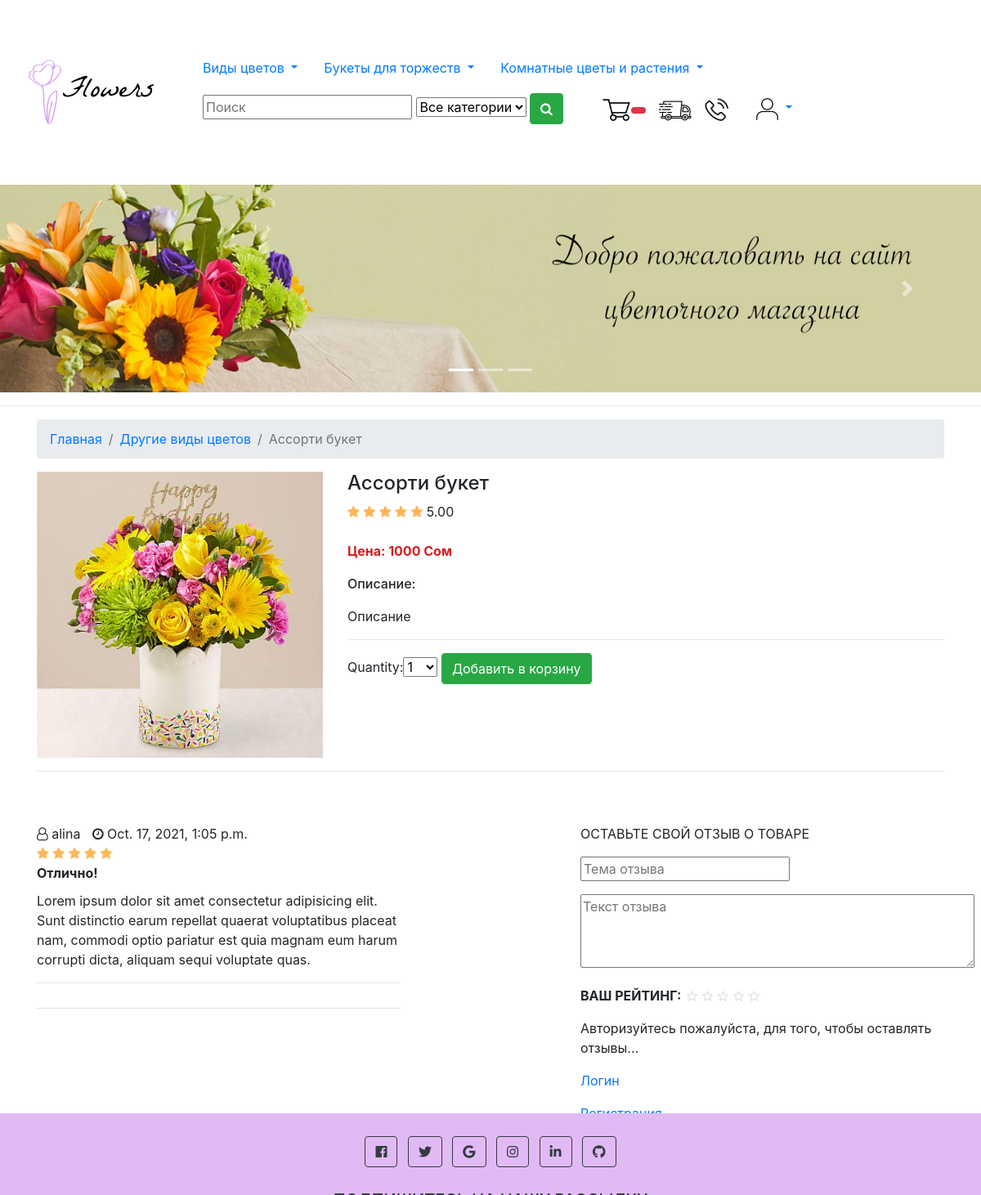
Page /20/assorti-buket/ on the committed database.
### mainapp/models.py (models this page shows, shortened)
class Product(models.Model):
    name = models.CharField(max_length=200, verbose_name="Название товара")
    category = models.ForeignKey(Category, verbose_name="Категория",on_delete=models.CASCADE)
    slug = models.SlugField(max_length=200, db_index=True)
    image = models.ImageField(upload_to='media', blank=True, verbose_name="Картинка")
    description = models.TextField(blank=True, verbose_name="Описание")
    price = models.IntegerField(default=0, verbose_name="Цена")
    stock = models.PositiveIntegerField(verbose_name="Количество в наличии")
    available = models.BooleanField(default=True, verbose_name="Доступен")
    created = models.DateTimeField(auto_now_add=True, verbose_name='Создан')
    updated = models.DateTimeField(auto_now=True, verbose_name='Обновлен')
    def averagereview(self):
        reviews = Comment.objects.filter(product=self, status='True').aggregate(average=Avg('rate'))
        avg=0
        if reviews["average"] is not None:
            avg=float(reviews["average"])
        return avg
    class Meta:
        ordering = ['name']
        index_together = [
            ['id', 'slug']
        ]
        verbose_name = 'Товар'
        verbose_name_plural = 'Товары'

class Category(models.Model):
    name = models.CharField(max_length=200, db_index=True, verbose_name='Имя категории')
    slug = models.SlugField(max_length=200, db_index=True, unique=True)
    class Meta:
        ordering = ['name']
        verbose_name = 'Категория'
        verbose_name_plural = 'Категории'
    def get_absolute_url(self):
        return reverse('mainapp:category-list', args=[self.slug])

class Comment(models.Model):
    STATUS = (
        ('New', 'New'),
        ('True', 'True'),
        ('False', 'False'),
    )
    product=models.ForeignKey(Product,on_delete=models.CASCADE)
    user = models.ForeignKey(User, on_delete=models.CASCADE)
    subject = models.CharField(max_length=50, blank=True)
    comment = models.CharField(max_length=250,blank=True)
    rate = models.IntegerField(default=1)
    ip = models.CharField(max_length=20, blank=True)
    status=models.CharField(max_length=10,choices=STATUS, default='New')
    create_at=models.DateTimeField(auto_now_add=True)
    update_at=models.DateTimeField(auto_now=True)

### mainapp/views.py (the view)
# urls.py: path('<int:id>/<product_slug>/', views.product_detail, name='product-detail'),
def product_detail(request, id, product_slug):
    query = request.GET.get('q')
    product = get_object_or_404(Product, id=id, slug=product_slug, available=True)
    cart_product_form = CartAddProductForm()
    comments = Comment.objects.filter(product_id=id,status='True')
    return render(request, 'product/productdetail.html', {
        'product': product,
        'cart_product_form': cart_product_form,
        'comments': comments})

### cart/forms.py
class CartAddProductForm(forms.Form):
    quantity = forms.TypedChoiceField(choices=PRODUCT_QUANTITY_CHOICES, coerce=int)
    update = forms.BooleanField(required=False, initial=False, widget=forms.HiddenInput)

### contact/forms.py
class ContactForm(forms.ModelForm):
    class Meta:
        model = Contact
        fields = ("email",)
        widgets = {
            "email": forms.TextInput(attrs={"class": "editContent", "placeholder": "Ваш email...", 'size': 50})
        }
        labels = {
            "email": ''
        }

### cart/context_processors.py (called while the page is built)
def cart(request):
    return {'cart': Cart(request)}

### contact/templatetags/contact_tags.py (called while the page is built)
@register.inclusion_tag("contact/tags/forms.html")
def contact_form():
    return {"contact_form": ContactForm()}

### mainapp/templates/product/productdetail.html (shortened to what this page needs)
{% extends 'base.html' %}
{% load static %}
{% block content %}
<link rel="stylesheet" href="styles.css">
<div class="container">
  <nav aria-label="breadcrumb" class="mt-3">
    <ol class="breadcrumb">
      <li class="breadcrumb-item"><a href="{% url 'mainapp:product-list' %}">Главная</a></li>
      <li class="breadcrumb-item"><a href="{{ product.category.get_absolute_url }}">{{ product.category.name }}</a></li>
      <li class="breadcrumb-item active" aria-current="page">{{ product.name }}</li>
    </ol>
  </nav>
  <div class="row">
    <div class="col-md-4">
        <img src="{{ product.image.url }}" class="img-fluid">
    </div>
    <div class="col-md-8">
      <h4>{{ product.name }}</h4>
      <div class="product-rating">
        <i class="fa fa-star{% if product.averagereview < 1%}-o empty{% endif%}"></i>
        <i class="fa fa-star{% if product.averagereview < 2%}-o empty{% endif%}"></i>
        <i class="fa fa-star{% if product.averagereview < 3%}-o empty{% endif%}"></i>
        <i class="fa fa-star{% if product.averagereview < 4%}-o empty{% endif%}"></i>
        <i class="fa fa-star{% if product.averagereview < 5%}-o empty{% endif%}"></i>
        {{ product.averagereview |stringformat:".2f" }}
    </div>
      <br>
      <br>
      <p style="font-weight: bolder; color: rgb(214, 29, 29);">Цена: {{ product.price }} Сом</p>
      <p style="font-weight: 500;">Описание:</p>{{ product.description }}</p>
      <hr>
      <form action="{% url 'cart:add-to-cart' product.id %}" method="post">
        {{ cart_product_form }}
      <input type="submit" value="Добавить в корзину" class="btn btn-success">
      </form>
    </div>
<br>
<br>
  </div>
  <hr>
  <br>
  <br>
  <div id="tab2" class="tab-pane">
    <div class="row">
        <div class="col-md-5">
            <div class="product-reviews">
                {% for rs in comments %}
                    <div class="single-review">
                        <div class="review-heading">
                            <div><i class="fa fa-user-o"></i> {{ rs.user.username }}</div>
                            <div><i class="fa fa-clock-o"></i> {{ rs.create_at}}</div><br>
                            <div class="review-rating pull-right">
                                <i class="fa fa-star{% if rs.rate < 1 %}-o empty{% endif %}"></i>
                                <i class="fa fa-star{% if rs.rate < 2 %}-o empty{% endif %}"></i>
                                <i class="fa fa-star{% if rs.rate < 3 %}-o empty{% endif %}"></i>
                                <i class="fa fa-star{% if rs.rate < 4 %}-o empty{% endif %}"></i>
                                <i class="fa fa-star{% if rs.rate < 5 %}-o empty{% endif %}"></i>
                            </div><br>
                            <div><b>{{ rs.subject }}</b></div>
                        </div>
                        <div class="review-body">
                            <p>{{ rs.comment }}</p>
                            <hr>
                        </div>
                    </div>
                {% endfor %}
                <hr>
            </div>
        </div>
        <div class="col-md-2">
        </div>
        <div class="col-md-5">
            <p class="text-uppercase">Оставьте свой отзыв о товаре</p>
            <form class="review-form" action="{% url 'mainapp:addcomment' product.id %}" method="post">
                <div class="form-group">
                    <input name="subject" class="input" type="text" placeholder="Тема отзыва" />
                </div>
                <div class="form-group">
                    <textarea name="comment" class="input" placeholder="Текст отзыва" rows="10" cols="45"></textarea>
                </div>
                <div class="form-group">
                    <div class="input-rating">
                        <strong class="text-uppercase">Ваш рейтинг: </strong>
                        <div class="stars">
                          <input type="radio" id="star5" name="rate" value="5" /><label for="star5"></label>
                          <input type="radio" id="star4" name="rate" value="4" /><label for="star4"></label>
                          <input type="radio" id="star3" name="rate" value="3" /><label for="star3"></label>
                          <input type="radio" id="star2" name="rate" value="2" /><label for="star2"></label>
                          <input type="radio" id="star1" name="rate" value="1" /><label for="star1"></label>
                      </div>
                    </div>
                </div>
                {% if user.id is not None %}
                    <button class="btn btn-success">Отправить</button>
                {% else %}
                    <p>Авторизуйтесь пожалуйста, для того, чтобы оставлять отзывы...</p>
                    <a href="{% url 'account:login' %}"><p>Логин</p></a>
                    <a href="{% url 'account:register' %}"><p>Регистрация</p></a>
                {% endif %}
            </form>
        </div>
    </div>
</div>
<br>
<br>
<br>
</div>
{% endblock content %}

### mainapp/static/css/styles.css (style rules this page uses)
.review-rating { float: left; height: 0px; padding: 0; }

### mainapp/templates/product/productdetail.html (style rules this page uses)
.product-reviews { margin-bottom: 30px; }
.product-rating { display: inline-block; }
.product-rating>i { color: #FFB656; }
.single-review { margin-bottom: 30px; }
.single-review .review-heading>div { display: inline-block; }
.single-review .review-heading>div+div { margin-left: 10px; }
.single-review .review-rating { display: inline-block; }
.single-review .review-rating>i { color: #FFB656; }
.single-review .review-body { margin-top: 10px; }
.review-form textarea.input { height: 90px; }
.review-form .input-rating .stars { display: inline-block; vertical-align: top; }
.review-form .input-rating .stars>label { float: right; cursor: pointer; padding: 0px 3px; margin: 0px; -webkit-transition: 0.3s all; transition: 0.3s all; }
.review-form .input-rating .stars>label:before { content: "\f006"; font-family: FontAwesome; font-style: normal; font-weight: normal; color: #DADADA; font-size: 14px; -webkit-transition: 0.3s all; transition: 0.3s all; }

### rows in the picture
Product: category.name "Другие виды цветов", name "Ассорти букет", image (picture), averagereview "5.00", price "1000", description "Описание"
Comment: user.username "alina", create_at "Oct. 17, 2021, 1:05 p.m.", subject "Отлично!", comment "Lorem ipsum dolor sit amet consectetur adipisicing elit. Sunt distinctio earum repellat quaerat voluptatibus placeat nam, commodi optio pariatur est quia magnam eum harum corrupti dicta, aliquam sequi voluptate quas."
